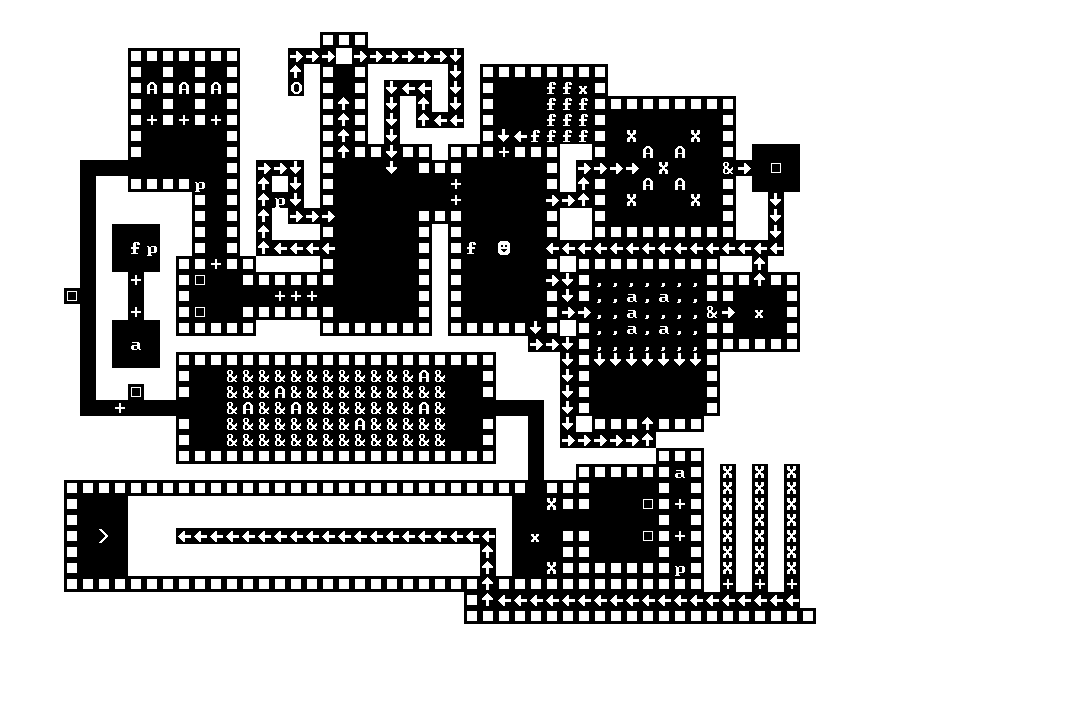

Rendered tile map (Tiled .tmx) drawn with the repository's tilesets; below, a short description and the map source with its tile grids summarised:
An orthogonal 67x44 tile map with 16x16 px tiles, 2 tile layers (terrain, mob), 2 hidden layers not drawn.

<map version="1.9" tiledversion="1.9.2" orientation="orthogonal" renderorder="right-down" width="67" height="44" tilewidth="16" tileheight="16" infinite="0" nextlayerid="6" nextobjectid="1">
 <editorsettings>
  <export format="csv" />
 </editorsettings>
 <tileset firstgid="1" source="tileset.tsx" />
 <layer id="1" name="terrain" width="67" height="44">
  <data>[2948 cells, 2947 non-empty, 20 distinct tile ids]</data>
 </layer>
 <layer id="4" name="wires" width="67" height="44" visible="0" opacity="0.6" tintcolor="#ffaaff">
  <data>[2948 cells, 96 non-empty, 1 distinct tile ids]</data>
 </layer>
 <layer id="2" name="mob" width="67" height="44" tintcolor="#00ff00">
  <data>[2948 cells, 40 non-empty, 6 distinct tile ids]</data>
 </layer>
 <layer id="3" name="patrol" width="67" height="44" visible="0" tintcolor="#ff0000">
  <data>[2948 cells, 0 non-empty, 0 distinct tile ids]</data>
 </layer>
</map>
